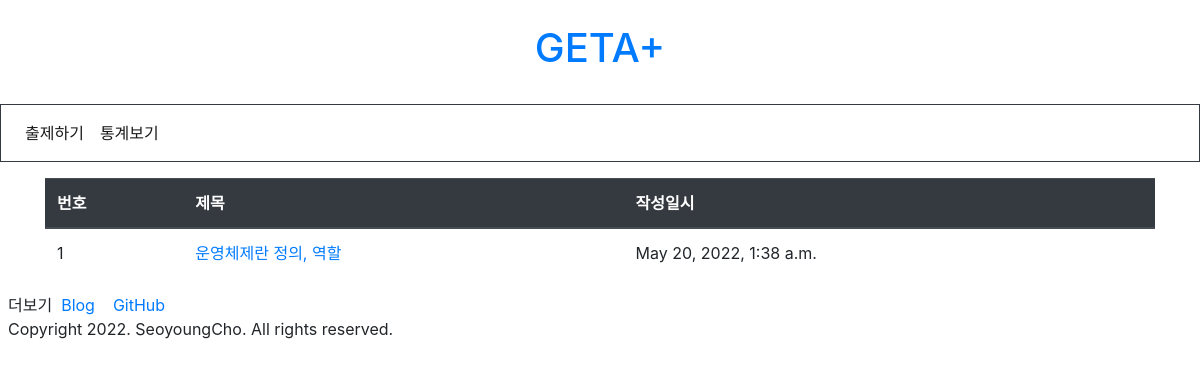
/questions/, run on an earlier commit of the app's database.
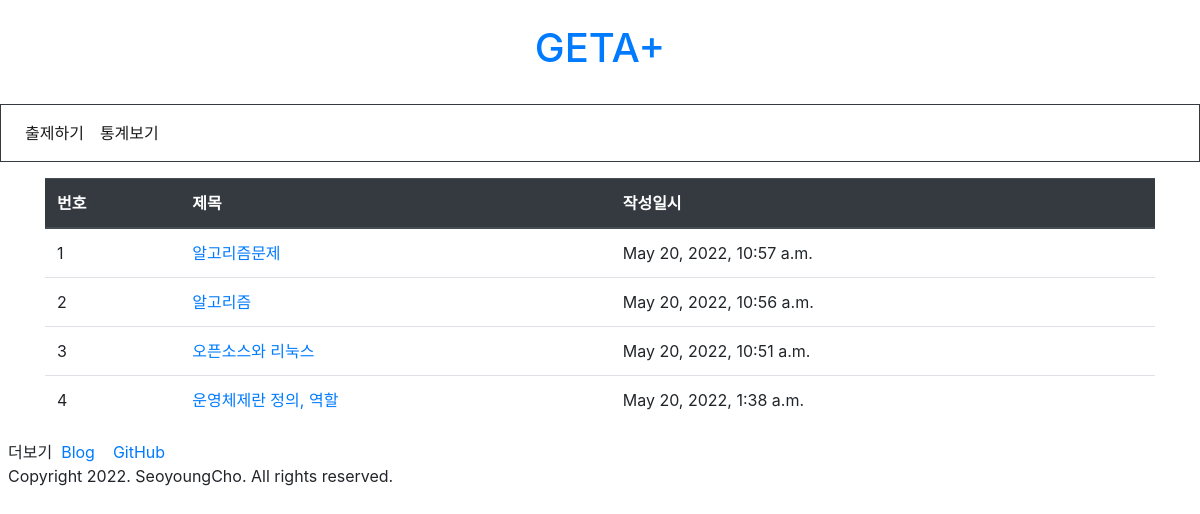
And on a later commit of the database.
### questions/models.py (models this page shows)
class Question(models.Model):
    title = models.CharField(max_length = 200)
    subject = models.CharField(max_length = 50)
    create_date = models.DateTimeField()
    content = models.TextField()
    ans1 = models.TextField()
    ans2 = models.TextField()
    ans3 = models.TextField()
    ans4 = models.TextField()
    ans = models.TextField()

### questions/views.py (the view)
# urls.py: path('', views.index, name='index'),
def index(request):
    question_list = Question.objects.order_by('-create_date')
    context = {'question_list' : question_list}
    return render(request,'questions/questions.html',context)

### templates/questions/questions.html (shortened to what this page needs)
<!DOCTYPE html>
<html>
<head>
	{% load static %}
	<link rel="stylesheet" type="text/css" href="{% static 'bootstrap.min.css' %}">
</head>
	<div>
		<div class="py-4 text-center">
  			<header>
  				<h1><a class="text-decoration-none" href="./">GETA+</a></h1>
  			</header>
   		</div>
   		<div class="border border-dark">
			<nav class="navbar navbar-expand-lg navbar-light">
				<div class="collapse navbar-collapse" id="navbarNav">
				<ul class="navbar-nav">
            		<li class="nav-item active">
						<a class="nav-link" href="./create">출제하기</a>
					</li>
					<li class="nav-item active">
						<a class="nav-link" href="./statistics">통계보기</a>
					</li>
        		</ul>
				</div>
			</nav>
		</div>
        <div class='container my-3'>
			<table class="table table-hover">
				<thead>
					<tr class="thead-dark">
					<th>번호</th>
					<th>제목</th>
					<th>작성일시</th>
				</tr>
				</thead>
				<tbody>
					{% if question_list %}
					{% for question in question_list %}
					<tr>
						<td>{{ forloop.counter }}</td>
						<td><a href="./question/{{question.id}}">{{question.title}}</a></td>
						<td>{{ question.create_date }}</td>
					</tr>
					{% endfor %}
					{% else %}
					<tr>
						<td colspan="3">질문이 없습니다.</td>
					</tr>
					{% endif %}
				</tbody>
			</table>
		</div>
        <div class='m-2'>
        <div>
            더보기&nbsp;
        	<a href='https://stonesy927.tistory.com/' target='_blank'>
            Blog
        	</a>
        	<a href='https://github.com/ChoSeoyoung' target='_blank'>
            GitHub
        	</a>
      	</div>
		<div>
        Copyright 2022. SeoyoungCho. All rights reserved.
      	</div>
    	</div>
	</div>
</body>
</html>

What changed in the data, as far as the page shows it:
added Question: title "알고리즘문제", create_date "May 20, 2022, 10:57 a.m."
added Question: title "알고리즘", create_date "May 20, 2022, 10:56 a.m."
added Question: title "오픈소스와 리눅스", create_date "May 20, 2022, 10:51 a.m."
